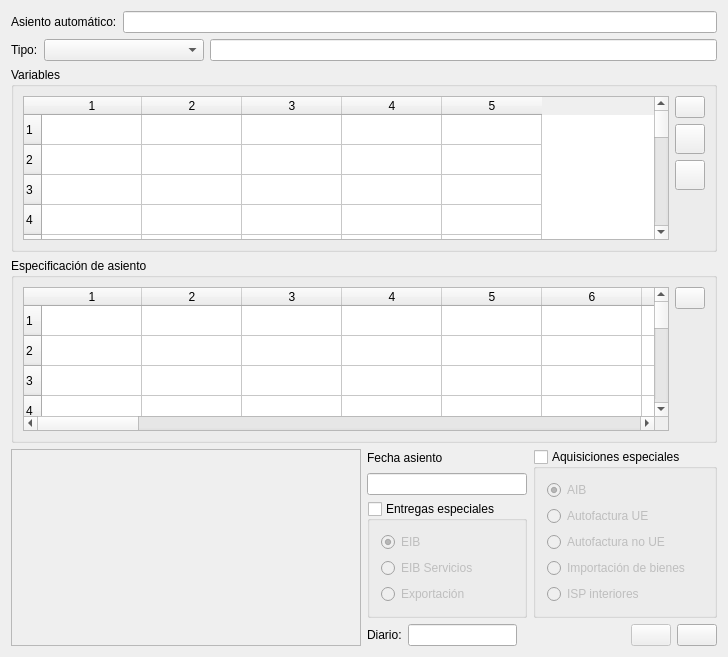
<?xml version="1.0" encoding="UTF-8"?>
<ui version="4.0">
 <author>José Manuel Díez Botella</author>
 <class>edasientomodelo</class>
 <widget class="QDialog" name="edasientomodelo">
  <property name="geometry">
   <rect>
    <x>0</x>
    <y>0</y>
    <width>728</width>
    <height>657</height>
   </rect>
  </property>
  <property name="windowTitle">
   <string>Edición de asiento automático</string>
  </property>
  <layout class="QVBoxLayout" name="verticalLayout_5">
   <item>
    <layout class="QHBoxLayout">
     <property name="spacing">
      <number>6</number>
     </property>
     <property name="leftMargin">
      <number>0</number>
     </property>
     <property name="topMargin">
      <number>0</number>
     </property>
     <property name="rightMargin">
      <number>0</number>
     </property>
     <property name="bottomMargin">
      <number>0</number>
     </property>
     <item>
      <widget class="QLabel" name="textLabel1">
       <property name="frameShape">
        <enum>QFrame::NoFrame</enum>
       </property>
       <property name="frameShadow">
        <enum>QFrame::Plain</enum>
       </property>
       <property name="text">
        <string>Asiento automático:</string>
       </property>
       <property name="wordWrap">
        <bool>false</bool>
       </property>
      </widget>
     </item>
     <item>
      <widget class="QLineEdit" name="modelolineEdit">
       <property name="minimumSize">
        <size>
         <width>500</width>
         <height>0</height>
        </size>
       </property>
      </widget>
     </item>
    </layout>
   </item>
   <item>
    <layout class="QHBoxLayout" name="horizontalLayout">
     <item>
      <widget class="QLabel" name="label">
       <property name="text">
        <string>Tipo:</string>
       </property>
      </widget>
     </item>
     <item>
      <widget class="QComboBox" name="tipocomboBox">
       <property name="minimumSize">
        <size>
         <width>160</width>
         <height>0</height>
        </size>
       </property>
      </widget>
     </item>
     <item>
      <widget class="QLineEdit" name="tipolineEdit">
       <property name="readOnly">
        <bool>true</bool>
       </property>
      </widget>
     </item>
    </layout>
   </item>
   <item>
    <widget class="QGroupBox" name="groupBox">
     <property name="title">
      <string>Variables</string>
     </property>
     <layout class="QHBoxLayout">
      <property name="spacing">
       <number>6</number>
      </property>
      <property name="leftMargin">
       <number>9</number>
      </property>
      <property name="topMargin">
       <number>9</number>
      </property>
      <property name="rightMargin">
       <number>9</number>
      </property>
      <property name="bottomMargin">
       <number>9</number>
      </property>
      <item>
       <widget class="QTableWidget" name="variablestable">
        <property name="rowCount">
         <number>30</number>
        </property>
        <property name="columnCount">
         <number>5</number>
        </property>
        <row/>
        <row/>
        <row/>
        <row/>
        <row/>
        <row/>
        <row/>
        <row/>
        <row/>
        <row/>
        <row/>
        <row/>
        <row/>
        <row/>
        <row/>
        <row/>
        <row/>
        <row/>
        <row/>
        <row/>
        <row/>
        <row/>
        <row/>
        <row/>
        <row/>
        <row/>
        <row/>
        <row/>
        <row/>
        <row/>
        <column/>
        <column/>
        <column/>
        <column/>
        <column/>
       </widget>
      </item>
      <item>
       <layout class="QVBoxLayout">
        <property name="spacing">
         <number>6</number>
        </property>
        <property name="leftMargin">
         <number>0</number>
        </property>
        <property name="topMargin">
         <number>0</number>
        </property>
        <property name="rightMargin">
         <number>0</number>
        </property>
        <property name="bottomMargin">
         <number>0</number>
        </property>
        <item>
         <widget class="QPushButton" name="borrarlineavarpushButton">
          <property name="maximumSize">
           <size>
            <width>30</width>
            <height>30</height>
           </size>
          </property>
          <property name="toolTip">
           <string>Borrar</string>
          </property>
          <property name="text">
           <string/>
          </property>
          <property name="icon">
           <iconset resource="keme.qrc">
            <normaloff>:/iconos/graf/borraelem.png</normaloff>:/iconos/graf/borraelem.png</iconset>
          </property>
          <property name="autoDefault">
           <bool>false</bool>
          </property>
         </widget>
        </item>
        <item>
         <widget class="QPushButton" name="arribapushButton">
          <property name="minimumSize">
           <size>
            <width>30</width>
            <height>30</height>
           </size>
          </property>
          <property name="maximumSize">
           <size>
            <width>30</width>
            <height>30</height>
           </size>
          </property>
          <property name="toolTip">
           <string>Subir</string>
          </property>
          <property name="text">
           <string/>
          </property>
          <property name="icon">
           <iconset resource="keme.qrc">
            <normaloff>:/iconos/graf/up.png</normaloff>:/iconos/graf/up.png</iconset>
          </property>
          <property name="autoDefault">
           <bool>false</bool>
          </property>
         </widget>
        </item>
        <item>
         <widget class="QPushButton" name="abajopushButton">
          <property name="minimumSize">
           <size>
            <width>30</width>
            <height>30</height>
           </size>
          </property>
          <property name="maximumSize">
           <size>
            <width>30</width>
            <height>30</height>
           </size>
          </property>
          <property name="toolTip">
           <string>Bajar</string>
          </property>
          <property name="text">
           <string/>
          </property>
          <property name="icon">
           <iconset resource="keme.qrc">
            <normaloff>:/iconos/graf/down.png</normaloff>:/iconos/graf/down.png</iconset>
          </property>
          <property name="autoDefault">
           <bool>false</bool>
          </property>
          <property name="default">
           <bool>false</bool>
          </property>
         </widget>
        </item>
        <item>
         <spacer>
          <property name="orientation">
           <enum>Qt::Vertical</enum>
          </property>
          <property name="sizeHint" stdset="0">
           <size>
            <width>20</width>
            <height>40</height>
           </size>
          </property>
         </spacer>
        </item>
       </layout>
      </item>
     </layout>
    </widget>
   </item>
   <item>
    <widget class="QGroupBox" name="groupBox_2">
     <property name="title">
      <string>Especificación de asiento</string>
     </property>
     <layout class="QHBoxLayout">
      <property name="spacing">
       <number>6</number>
      </property>
      <property name="leftMargin">
       <number>9</number>
      </property>
      <property name="topMargin">
       <number>9</number>
      </property>
      <property name="rightMargin">
       <number>9</number>
      </property>
      <property name="bottomMargin">
       <number>9</number>
      </property>
      <item>
       <widget class="QTableWidget" name="detalletable">
        <property name="rowCount">
         <number>25</number>
        </property>
        <property name="columnCount">
         <number>36</number>
        </property>
        <row/>
        <row/>
        <row/>
        <row/>
        <row/>
        <row/>
        <row/>
        <row/>
        <row/>
        <row/>
        <row/>
        <row/>
        <row/>
        <row/>
        <row/>
        <row/>
        <row/>
        <row/>
        <row/>
        <row/>
        <row/>
        <row/>
        <row/>
        <row/>
        <row/>
        <column/>
        <column/>
        <column/>
        <column/>
        <column/>
        <column/>
        <column/>
        <column/>
        <column/>
        <column/>
        <column/>
        <column/>
        <column/>
        <column/>
        <column/>
        <column/>
        <column/>
        <column/>
        <column/>
        <column/>
        <column/>
        <column/>
        <column/>
        <column/>
        <column/>
        <column/>
        <column/>
        <column/>
        <column/>
        <column/>
        <column/>
        <column/>
        <column/>
        <column/>
        <column/>
        <column/>
       </widget>
      </item>
      <item>
       <layout class="QVBoxLayout">
        <property name="spacing">
         <number>6</number>
        </property>
        <property name="leftMargin">
         <number>0</number>
        </property>
        <property name="topMargin">
         <number>0</number>
        </property>
        <property name="rightMargin">
         <number>0</number>
        </property>
        <property name="bottomMargin">
         <number>0</number>
        </property>
        <item>
         <widget class="QPushButton" name="borrardetlinpushButton">
          <property name="maximumSize">
           <size>
            <width>30</width>
            <height>30</height>
           </size>
          </property>
          <property name="toolTip">
           <string>Borrar</string>
          </property>
          <property name="text">
           <string/>
          </property>
          <property name="icon">
           <iconset resource="keme.qrc">
            <normaloff>:/iconos/graf/borraelem.png</normaloff>:/iconos/graf/borraelem.png</iconset>
          </property>
          <property name="autoDefault">
           <bool>false</bool>
          </property>
         </widget>
        </item>
        <item>
         <spacer>
          <property name="orientation">
           <enum>Qt::Vertical</enum>
          </property>
          <property name="sizeHint" stdset="0">
           <size>
            <width>20</width>
            <height>40</height>
           </size>
          </property>
         </spacer>
        </item>
       </layout>
      </item>
     </layout>
    </widget>
   </item>
   <item>
    <layout class="QHBoxLayout" name="horizontalLayout_4">
     <item>
      <widget class="QTextEdit" name="formulatextEdit">
       <property name="enabled">
        <bool>false</bool>
       </property>
      </widget>
     </item>
     <item>
      <layout class="QVBoxLayout" name="verticalLayout_4">
       <item>
        <layout class="QHBoxLayout" name="horizontalLayout_3">
         <item>
          <layout class="QVBoxLayout" name="verticalLayout_3">
           <item>
            <widget class="QLabel" name="textLabel1_2">
             <property name="text">
              <string>Fecha asiento</string>
             </property>
             <property name="wordWrap">
              <bool>false</bool>
             </property>
            </widget>
           </item>
           <item>
            <widget class="QLineEdit" name="fechalineEdit">
             <property name="maximumSize">
              <size>
               <width>160</width>
               <height>16777215</height>
              </size>
             </property>
            </widget>
           </item>
           <item>
            <widget class="QGroupBox" name="entregasgroupBox">
             <property name="title">
              <string>Entregas especiales</string>
             </property>
             <property name="checkable">
              <bool>true</bool>
             </property>
             <property name="checked">
              <bool>false</bool>
             </property>
             <layout class="QVBoxLayout" name="verticalLayout_2">
              <item>
               <widget class="QRadioButton" name="eibradioButton">
                <property name="text">
                 <string>EIB</string>
                </property>
                <property name="checked">
                 <bool>true</bool>
                </property>
               </widget>
              </item>
              <item>
               <widget class="QRadioButton" name="eib_serv_radioButton">
                <property name="text">
                 <string>EIB Servicios</string>
                </property>
               </widget>
              </item>
              <item>
               <widget class="QRadioButton" name="exportradioButton">
                <property name="text">
                 <string>Exportación</string>
                </property>
               </widget>
              </item>
             </layout>
            </widget>
           </item>
          </layout>
         </item>
         <item>
          <widget class="QGroupBox" name="adqgroupBox">
           <property name="title">
            <string>Aquisiciones especiales</string>
           </property>
           <property name="checkable">
            <bool>true</bool>
           </property>
           <property name="checked">
            <bool>false</bool>
           </property>
           <layout class="QVBoxLayout" name="verticalLayout">
            <item>
             <widget class="QRadioButton" name="AIBradioButton">
              <property name="text">
               <string>AIB</string>
              </property>
              <property name="checked">
               <bool>true</bool>
              </property>
             </widget>
            </item>
            <item>
             <widget class="QRadioButton" name="autofactura_radioButton">
              <property name="text">
               <string>Autofactura UE</string>
              </property>
             </widget>
            </item>
            <item>
             <widget class="QRadioButton" name="autofactura_no_ue_radioButton">
              <property name="text">
               <string>Autofactura no UE</string>
              </property>
             </widget>
            </item>
            <item>
             <widget class="QRadioButton" name="importradioButton">
              <property name="text">
               <string>Importación de bienes</string>
              </property>
             </widget>
            </item>
            <item>
             <widget class="QRadioButton" name="isp_inter_radioButton">
              <property name="text">
               <string>ISP interiores</string>
              </property>
             </widget>
            </item>
           </layout>
          </widget>
         </item>
        </layout>
       </item>
       <item>
        <layout class="QHBoxLayout" name="horizontalLayout_2">
         <item>
          <widget class="QLabel" name="label_2">
           <property name="text">
            <string>Diario:</string>
           </property>
          </widget>
         </item>
         <item>
          <widget class="QLineEdit" name="diariolineEdit"/>
         </item>
         <item>
          <spacer name="horizontalSpacer">
           <property name="orientation">
            <enum>Qt::Horizontal</enum>
           </property>
           <property name="sizeHint" stdset="0">
            <size>
             <width>40</width>
             <height>20</height>
            </size>
           </property>
          </spacer>
         </item>
         <item>
          <layout class="QHBoxLayout">
           <property name="spacing">
            <number>6</number>
           </property>
           <property name="leftMargin">
            <number>0</number>
           </property>
           <property name="topMargin">
            <number>0</number>
           </property>
           <property name="rightMargin">
            <number>0</number>
           </property>
           <property name="bottomMargin">
            <number>0</number>
           </property>
           <item>
            <widget class="QPushButton" name="guardarpushButton">
             <property name="enabled">
              <bool>false</bool>
             </property>
             <property name="maximumSize">
              <size>
               <width>70</width>
               <height>45</height>
              </size>
             </property>
             <property name="toolTip">
              <string>Guardar</string>
             </property>
             <property name="text">
              <string/>
             </property>
             <property name="icon">
              <iconset resource="keme.qrc">
               <normaloff>:/iconos/graf/disk.xpm</normaloff>:/iconos/graf/disk.xpm</iconset>
             </property>
             <property name="iconSize">
              <size>
               <width>32</width>
               <height>32</height>
              </size>
             </property>
             <property name="shortcut">
              <string>Alt+G</string>
             </property>
            </widget>
           </item>
           <item>
            <widget class="QPushButton" name="salirpushButton">
             <property name="maximumSize">
              <size>
               <width>70</width>
               <height>45</height>
              </size>
             </property>
             <property name="toolTip">
              <string>Salir</string>
             </property>
             <property name="text">
              <string/>
             </property>
             <property name="icon">
              <iconset resource="keme.qrc">
               <normaloff>:/iconos/graf/application-exit.png</normaloff>:/iconos/graf/application-exit.png</iconset>
             </property>
             <property name="iconSize">
              <size>
               <width>32</width>
               <height>32</height>
              </size>
             </property>
             <property name="shortcut">
              <string>Alt+S</string>
             </property>
            </widget>
           </item>
          </layout>
         </item>
        </layout>
       </item>
      </layout>
     </item>
    </layout>
   </item>
  </layout>
 </widget>
 <layoutdefault spacing="6" margin="11"/>
 <tabstops>
  <tabstop>modelolineEdit</tabstop>
  <tabstop>tipocomboBox</tabstop>
  <tabstop>tipolineEdit</tabstop>
  <tabstop>variablestable</tabstop>
  <tabstop>borrarlineavarpushButton</tabstop>
  <tabstop>arribapushButton</tabstop>
  <tabstop>abajopushButton</tabstop>
  <tabstop>detalletable</tabstop>
  <tabstop>borrardetlinpushButton</tabstop>
  <tabstop>formulatextEdit</tabstop>
  <tabstop>fechalineEdit</tabstop>
  <tabstop>entregasgroupBox</tabstop>
  <tabstop>adqgroupBox</tabstop>
  <tabstop>eibradioButton</tabstop>
  <tabstop>eib_serv_radioButton</tabstop>
  <tabstop>exportradioButton</tabstop>
  <tabstop>AIBradioButton</tabstop>
  <tabstop>autofactura_radioButton</tabstop>
  <tabstop>autofactura_no_ue_radioButton</tabstop>
  <tabstop>importradioButton</tabstop>
  <tabstop>isp_inter_radioButton</tabstop>
  <tabstop>diariolineEdit</tabstop>
  <tabstop>guardarpushButton</tabstop>
  <tabstop>salirpushButton</tabstop>
 </tabstops>
 <resources>
  <include location="keme.qrc"/>
 </resources>
 <connections/>
</ui>
